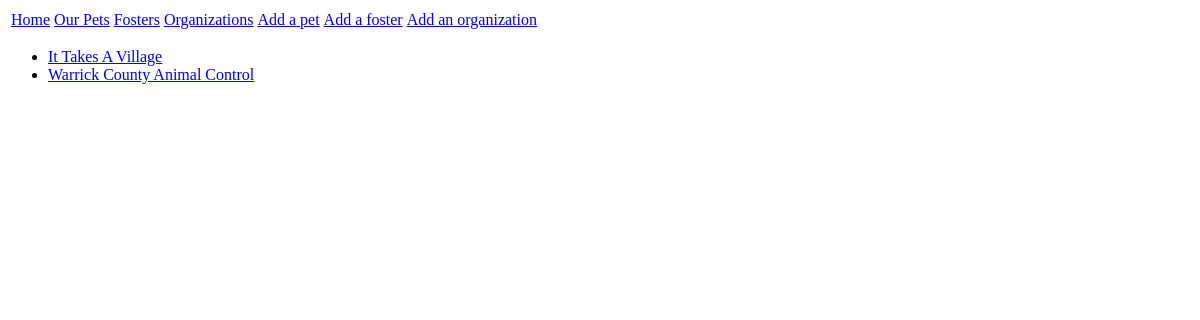
The page /vieworgs/ on the database as committed earlier.
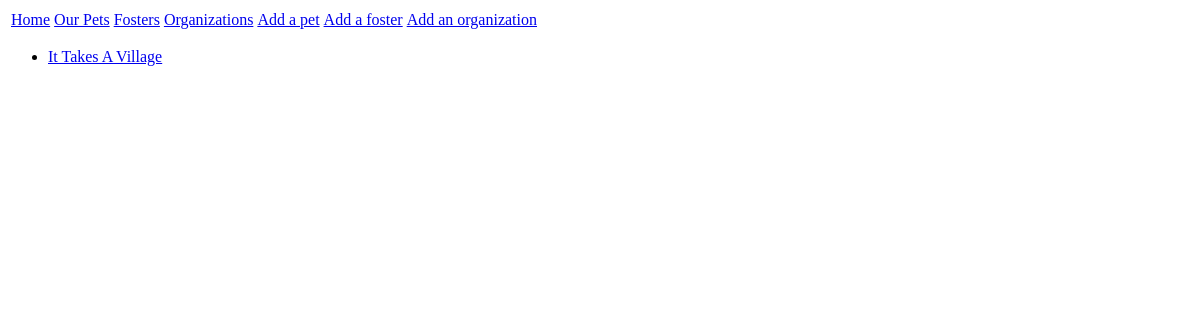
The same page on the database as committed later.
### PetTracker/models.py (models this page shows, shortened)
class Organization(models.Model):
    orgID = models.AutoField(primary_key=True)
    orgName = models.CharField(max_length=50)
    orgContact = models.CharField(max_length=50)
    orgStreet = models.CharField(max_length=50)
    orgCity = models.CharField(max_length=50)
    orgState = models.CharField(choices=stateSelection, max_length=2)
    orgZip = models.CharField(max_length=5)
    orgEmail = models.EmailField(max_length=75)
    orgPhone = models.CharField(max_length=10, null=True)

### PetTracker/views.py (the view)
# urls.py: path("vieworgs/", views.viewOrg, name="vieworg"),
def viewOrg(request):
    organizations = Organization.objects.all()
    return render(request, 'vieworgs.html', {'organizations':organizations})

### templates/vieworgs.html (shortened to what this page needs)
<!DOCTYPE html>
<html lang="en">
<head>
</head>
<body>
    <div class="navheader">
        <table>
            <tr>
                <td>
                    <a href="{% url 'index' %}">Home</a>
                </td>
                <td>
                    <a href="{% url 'viewpets' %}">Our Pets</a>
                </td>
                <td>
                    <a href="{% url 'viewfoster' %}">Fosters</a>
                </td>
                <td>
                    <a href="{% url 'vieworg' %}">Organizations</a>
                </td>
                <td>
                    <a href="{% url 'index' %}">Add a pet</a>
                </td>
                <td>
                    <a href="{% url 'index' %}">Add a foster</a>
                </td>
                <td>
                    <a href="{% url 'index' %}">Add an organization</a>
                </td>
            </tr>
        </table>
    </div>
    <uL>
    {% for organization in organizations %}
        <li>
            <a href="{% url 'orgdetail' organization.orgID %}"> {{organization.orgName}}</a>
        </li>
    {% endfor %}
    </uL>
</body>
</html>

Rows that differ between the two databases and show on the page:
removed Organization: orgName "Warrick County Animal Control"
